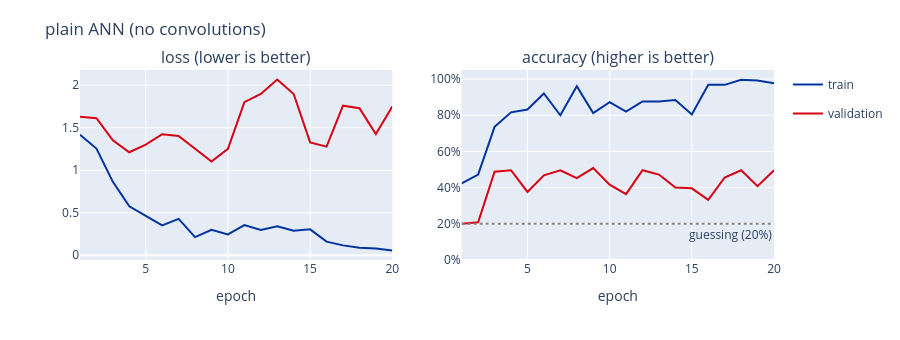

Notebook code cell kept with this figure:
### Code cell
plot_history(hist_ann, "plain ANN (no convolutions)")

### Figure 1 — Plotly figure (JSON) as saved in the notebook; plotly's stock layout.template omitted (floating-point values rounded to 4 significant figures)
{"data": [{"legendgroup": "train", "line": {"color": "#0033A0"}, "name": "train", "type": "scatter", "x": [1, 2, 3, 4, 5, 6, 7, 8, 9, 10, 11, 12, 13, 14, 15, 16, 17, 18, 19, 20], "xaxis": "x", "y": [1.419, 1.255, 0.8636, 0.5762, 0.4648, 0.3508, 0.4284, 0.2136, 0.3007, 0.246, 0.3548, 0.2984, 0.3424, 0.2882, 0.305, 0.1607, 0.1167, 0.08767, 0.07858, 0.05635], "yaxis": "y"}, {"legendgroup": "train", "line": {"color": "#0033A0"}, "name": "train", "showlegend": false, "type": "scatter", "x": [1, 2, 3, 4, 5, 6, 7, 8, 9, 10, 11, 12, 13, 14, 15, 16, 17, 18, 19, 20], "xaxis": "x2", "y": [0.424, 0.472, 0.736, 0.816, 0.832, 0.92, 0.8, 0.96, 0.812, 0.872, 0.82, 0.876, 0.876, 0.884, 0.804, 0.968, 0.968, 0.996, 0.992, 0.976], "yaxis": "y2"}, {"legendgroup": "val", "line": {"color": "#D90012"}, "name": "validation", "type": "scatter", "x": [1, 2, 3, 4, 5, 6, 7, 8, 9, 10, 11, 12, 13, 14, 15, 16, 17, 18, 19, 20], "xaxis": "x", "y": [1.63, 1.613, 1.352, 1.212, 1.301, 1.424, 1.402, 1.25, 1.103, 1.252, 1.802, 1.897, 2.068, 1.897, 1.328, 1.278, 1.76, 1.73, 1.426, 1.75], "yaxis": "y"}, {"legendgroup": "val", "line": {"color": "#D90012"}, "name": "validation", "showlegend": false, "type": "scatter", "x": [1, 2, 3, 4, 5, 6, 7, 8, 9, 10, 11, 12, 13, 14, 15, 16, 17, 18, 19, 20], "xaxis": "x2", "y": [0.2, 0.208, 0.488, 0.496, 0.376, 0.468, 0.496, 0.452, 0.508, 0.416, 0.364, 0.496, 0.472, 0.4, 0.396, 0.332, 0.456, 0.496, 0.408, 0.496], "yaxis": "y2"}], "layout": {"annotations": [{"font": {"size": 16}, "showarrow": false, "text": "loss (lower is better)", "x": 0.225, "xanchor": "center", "xref": "paper", "y": 1.0, "yanchor": "bottom", "yref": "paper"}, {"font": {"size": 16}, "showarrow": false, "text": "accuracy (higher is better)", "x": 0.775, "xanchor": "center", "xref": "paper", "y": 1.0, "yanchor": "bottom", "yref": "paper"}, {"showarrow": false, "text": "guessing (20%)", "x": 1, "xanchor": "right", "xref": "x2 domain", "y": 0.2, "yanchor": "top", "yref": "y2"}], "height": 340, "margin": {"t": 70}, "shapes": [{"line": {"color": "gray", "dash": "dot"}, "type": "line", "x0": 0, "x1": 1, "xref": "x2 domain", "y0": 0.2, "y1": 0.2, "yref": "y2"}], "title": {"text": "plain ANN (no convolutions)"}, "xaxis": {"anchor": "y", "domain": [0.0, 0.45], "title": {"text": "epoch"}}, "xaxis2": {"anchor": "y2", "domain": [0.55, 1.0], "title": {"text": "epoch"}}, "yaxis": {"anchor": "x", "domain": [0.0, 1.0]}, "yaxis2": {"anchor": "x2", "domain": [0.0, 1.0], "range": [0, 1.05], "tickformat": ".0%"}}}
